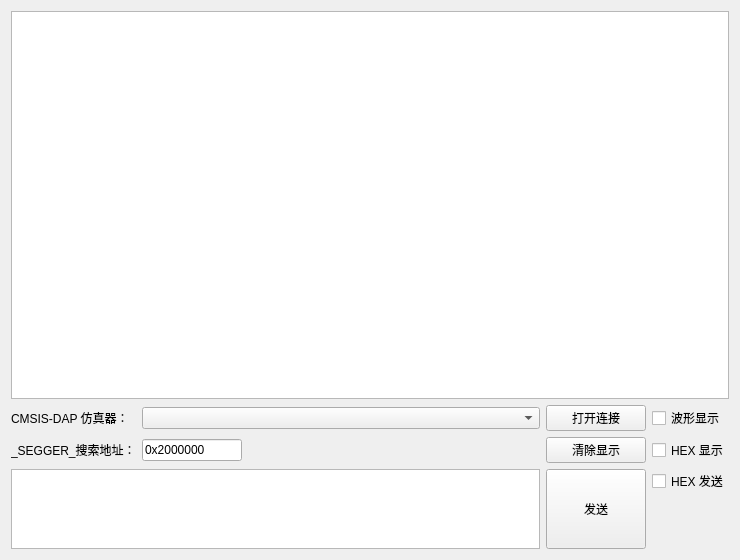
<?xml version="1.0" encoding="UTF-8"?>
<ui version="4.0">
 <author>XIVN1987</author>
 <class>RTTView</class>
 <widget class="QWidget" name="RTTView">
  <property name="geometry">
   <rect>
    <x>0</x>
    <y>0</y>
    <width>740</width>
    <height>560</height>
   </rect>
  </property>
  <property name="sizePolicy">
   <sizepolicy hsizetype="Preferred" vsizetype="Preferred">
    <horstretch>0</horstretch>
    <verstretch>0</verstretch>
   </sizepolicy>
  </property>
  <property name="windowTitle">
   <string>XIVN1987 SEGGER-RTT Client</string>
  </property>
  <property name="windowIcon">
   <iconset>
    <normaloff>Image/serial.ico</normaloff>Image/serial.ico</iconset>
  </property>
  <layout class="QVBoxLayout" name="vLayout">
   <item>
    <widget class="QTextEdit" name="txtMain">
     <property name="frameShadow">
      <enum>QFrame::Sunken</enum>
     </property>
     <property name="textInteractionFlags">
      <set>Qt::TextSelectableByKeyboard|Qt::TextSelectableByMouse</set>
     </property>
    </widget>
   </item>
   <item>
    <layout class="QGridLayout" name="gLayout1">
     <item row="0" column="4">
      <widget class="QCheckBox" name="chkWavShow">
       <property name="text">
        <string>波形显示</string>
       </property>
      </widget>
     </item>
     <item row="1" column="0">
      <widget class="QLabel" name="lblRTT">
       <property name="text">
        <string>_SEGGER_搜索地址：</string>
       </property>
      </widget>
     </item>
     <item row="1" column="1">
      <widget class="QLineEdit" name="linRTT">
       <property name="sizePolicy">
        <sizepolicy hsizetype="Minimum" vsizetype="Fixed">
         <horstretch>0</horstretch>
         <verstretch>0</verstretch>
        </sizepolicy>
       </property>
       <property name="maximumSize">
        <size>
         <width>100</width>
         <height>16777215</height>
        </size>
       </property>
       <property name="text">
        <string>0x2000000</string>
       </property>
      </widget>
     </item>
     <item row="0" column="0">
      <widget class="QLabel" name="lblDAP">
       <property name="sizePolicy">
        <sizepolicy hsizetype="Fixed" vsizetype="Fixed">
         <horstretch>0</horstretch>
         <verstretch>0</verstretch>
        </sizepolicy>
       </property>
       <property name="text">
        <string>CMSIS-DAP 仿真器：</string>
       </property>
      </widget>
     </item>
     <item row="0" column="3">
      <widget class="QPushButton" name="btnOpen">
       <property name="sizePolicy">
        <sizepolicy hsizetype="Minimum" vsizetype="Fixed">
         <horstretch>0</horstretch>
         <verstretch>0</verstretch>
        </sizepolicy>
       </property>
       <property name="minimumSize">
        <size>
         <width>100</width>
         <height>0</height>
        </size>
       </property>
       <property name="text">
        <string>打开连接</string>
       </property>
       <property name="checkable">
        <bool>false</bool>
       </property>
      </widget>
     </item>
     <item row="1" column="2">
      <spacer name="hSpacer11">
       <property name="orientation">
        <enum>Qt::Horizontal</enum>
       </property>
       <property name="sizeHint" stdset="0">
        <size>
         <width>40</width>
         <height>20</height>
        </size>
       </property>
      </spacer>
     </item>
     <item row="0" column="1" colspan="2">
      <widget class="QComboBox" name="cmbDAP">
       <property name="sizePolicy">
        <sizepolicy hsizetype="Expanding" vsizetype="Fixed">
         <horstretch>0</horstretch>
         <verstretch>0</verstretch>
        </sizepolicy>
       </property>
      </widget>
     </item>
     <item row="1" column="3">
      <widget class="QPushButton" name="btnClear">
       <property name="minimumSize">
        <size>
         <width>100</width>
         <height>0</height>
        </size>
       </property>
       <property name="text">
        <string>清除显示</string>
       </property>
      </widget>
     </item>
     <item row="1" column="4">
      <widget class="QCheckBox" name="chkHEXShow">
       <property name="text">
        <string>HEX 显示</string>
       </property>
      </widget>
     </item>
    </layout>
   </item>
   <item>
    <layout class="QGridLayout" name="gLayout2">
     <item row="0" column="0" rowspan="2">
      <widget class="QTextEdit" name="txtSend">
       <property name="sizePolicy">
        <sizepolicy hsizetype="Expanding" vsizetype="Minimum">
         <horstretch>0</horstretch>
         <verstretch>0</verstretch>
        </sizepolicy>
       </property>
       <property name="maximumSize">
        <size>
         <width>16777215</width>
         <height>80</height>
        </size>
       </property>
      </widget>
     </item>
     <item row="0" column="2">
      <widget class="QCheckBox" name="chkHEXSend">
       <property name="text">
        <string>HEX 发送</string>
       </property>
      </widget>
     </item>
     <item row="0" column="1" rowspan="2">
      <widget class="QPushButton" name="btnSend">
       <property name="sizePolicy">
        <sizepolicy hsizetype="Minimum" vsizetype="Minimum">
         <horstretch>0</horstretch>
         <verstretch>0</verstretch>
        </sizepolicy>
       </property>
       <property name="minimumSize">
        <size>
         <width>100</width>
         <height>0</height>
        </size>
       </property>
       <property name="maximumSize">
        <size>
         <width>16777215</width>
         <height>80</height>
        </size>
       </property>
       <property name="text">
        <string>发送</string>
       </property>
      </widget>
     </item>
    </layout>
   </item>
  </layout>
 </widget>
 <resources/>
 <connections/>
</ui>
